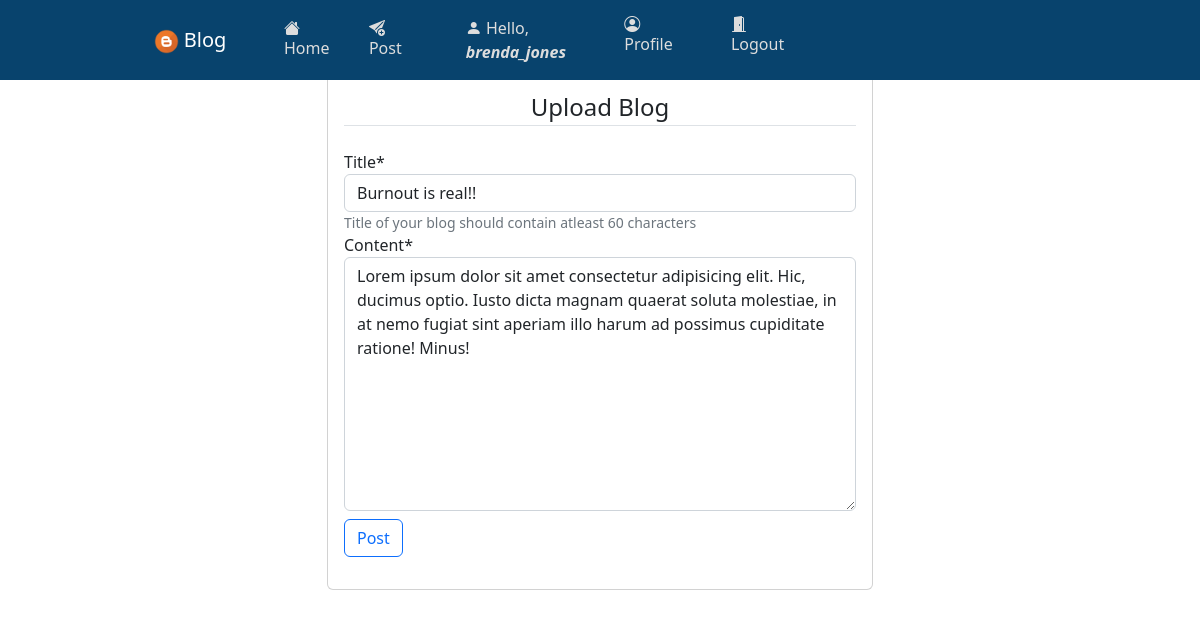
/users/edit-blog/2cabcf8dc17c/blogger/brenda_jones/ (signed in), run on an earlier commit of the app's database.
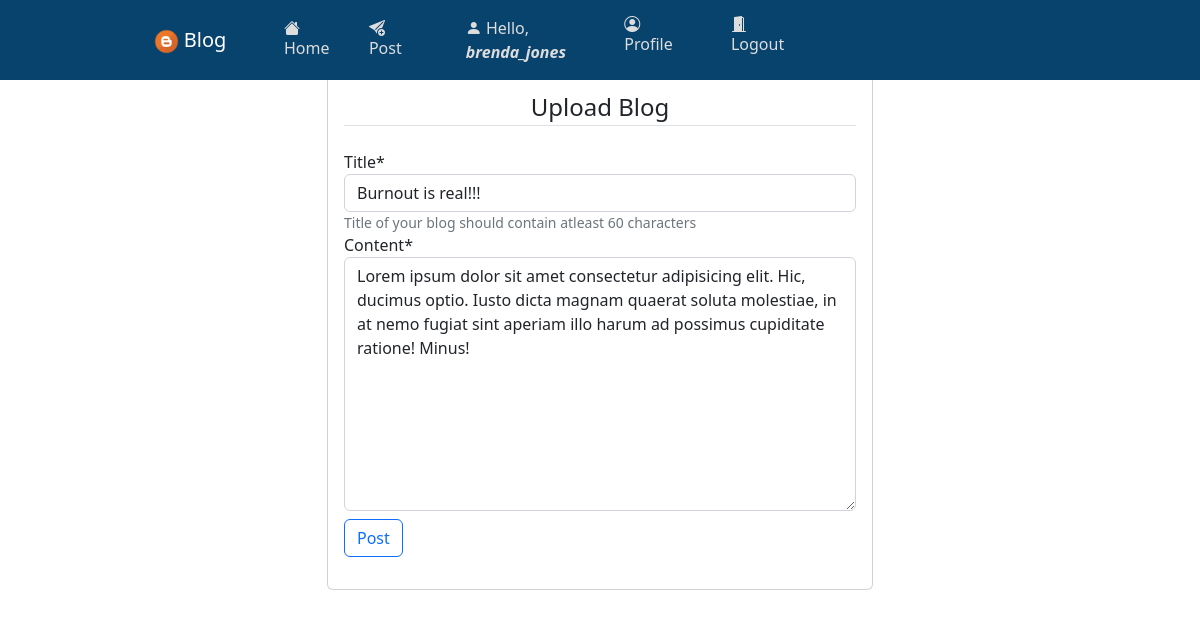
And on a later commit of the database.
### users/models.py (models this page shows, shortened)
class Posts(models.Model):
    id = models.CharField(max_length=12, primary_key=True, editable=False)
    blogger = models.ForeignKey(Profile, on_delete=models.CASCADE, editable=False)
    title = models.CharField(max_length=60, blank=False)
    content = models.TextField(blank=False)
    posted = models.DateTimeField(auto_now_add=True)
    edited = models.DateTimeField(auto_now=True)
    class Meta:
        ordering = ['-posted']
        verbose_name_plural = 'Posts'

### users/views.py (the view, shortened to what this page needs)
# urls.py: path('edit-blog/<str:pk>/blogger/<str:name>/', views.editblogs_view, name='edit_blog'),
@login_required(login_url='login')
@user_passes_test(lambda user: user.is_staff is False and user.is_superuser is False)
def editblogs_view(request, pk, name):
    obj = Posts.objects.get(id=pk)
    edit_blog = EditBlogsForm(instance=obj)
    context = {'edit_blog': edit_blog,}
    return render(request, 'users/edit.html', context)

### users/forms.py
class EditBlogsForm(forms.ModelForm):
    title = forms.CharField(widget=forms.TextInput(attrs={'type': 'text'}), help_text='Title of your blog should contain atleast 60 characters')
    content = forms.CharField(widget=forms.Textarea(attrs={'type': 'text'}))
    class Meta:
        model = Posts
        fields = ['title', 'content']

### users/templates/users/edit.html (shortened to what this page needs)
{% extends 'users/base.html' %}{% block title %}Edit blog{% endblock %}
{% load crispy_forms_tags %}
    {% block content %}
    <div class="container body-container">
        <div class="row">
            <div class="col-md-6 offset-sm-3">
                <div class="card card-body">
                    <form action="" method="post">
                        <fieldset class="form-group">
                            <legend class="border-bottom mb-4 text-center">Upload Blog</legend>
                            {{edit_blog|crispy}}
                        </fieldset>
                        <div class="form-group mt-2">
                            <button type="submit" class="btn btn-outline-primary">Post</button>
                        </div>
                    </form>
                </div>
            </div>
        </div>
    </div>
    {% endblock %}

What changed in the data, as far as the page shows it:
changed Posts: title "Burnout is real!!" → "Burnout is real!!!"
